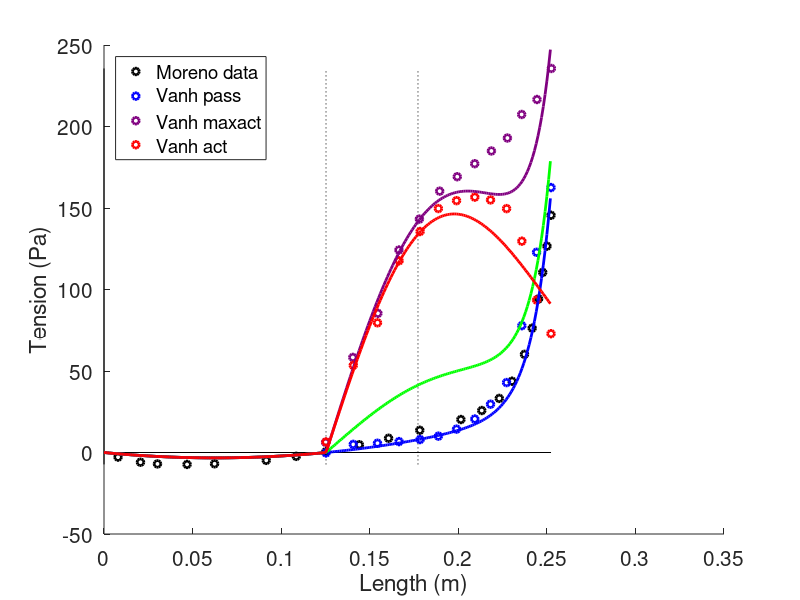
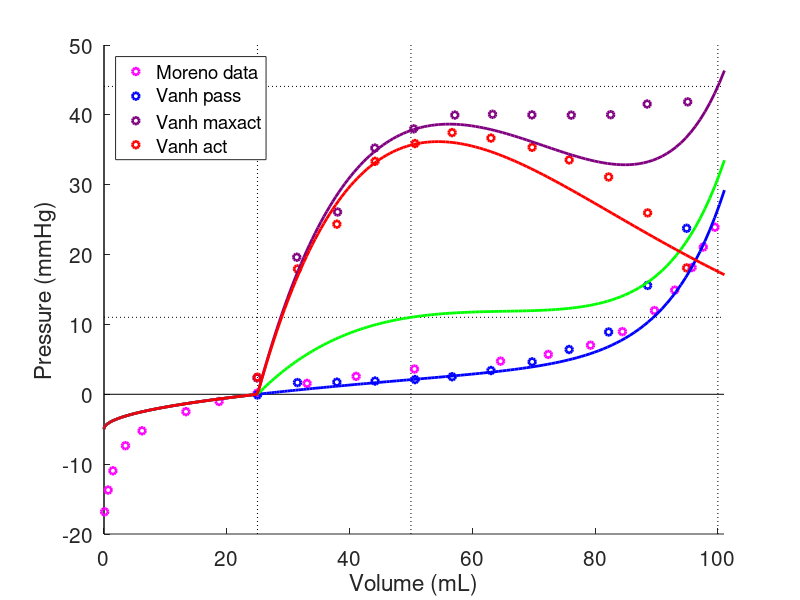

MATLAB code to generate these figures, in order:

clear all

%% Data
%{
Load and plot the data
%}

load Moreno70_data.mat 
load Vanhoutte69_data.mat 

%{
% Moreno
figure(1) 
clf
hold on 
plot([min(Pd_Moreno) max(Pd_Moreno)],zeros(2,1),'k')
plot(zeros(2,1),[min(Vd_sca_Moreno) max(Vd_sca_Moreno)],'k')
plot(Pd_Moreno,Vd_sca_Moreno,'mo','MarkerSize',5,'linewidth',2)
xlabel('Pressure (mmHg)')
ylabel('Relative volume')
set(gca,'FontSize',15)
title('Moreno data - original')

% Vanhoutte
figure(2)
clf
hold on 
plot([min(Vd_pass_Vanh) max(Vd_pass_Vanh)],zeros(2,1),'k')
plot(zeros(2,1),[min(Pd_pass_Vanh) max(Pd_maxact_Vanh)],'k')
plot(Vd_pass_Vanh,Pd_pass_Vanh,'bo','MarkerSize',5,'linewidth',2)
plot(Vd_maxact_Vanh,Pd_maxact_Vanh,'ko','color',[.5 0 .5],'MarkerSize',5,'linewidth',2)
plot(Vd_pass_Vanh,Pd_maxact_Vanh - Pd_pass_Vanh,'ro','MarkerSize',5,'linewidth',2)
xlabel('Volume (mL)')
ylabel('Pressure (mmHg)')
set(gca,'FontSize',15)
title('Vanhoutte data - original')
%}

%% Parameters and target values

phibar = 0.25; % normal autonomic outflow 

P_n = (max(Pd_Moreno) - min(Pd_Moreno)) * phibar;    % mmHg
V_n = 50;   % mL - From Filip's simulations' approximations 
l   = 20;   % cm - From Cell ML model 

gamma = 0.5;  % scaling factor
V_0 = gamma * V_n; % mL

%% Transform Moreno data using V_0

Vd_Moreno = V_0 * Vd_sca_Moreno + V_0; % rescale data based on prescribed V_0 (m^3)

%{
figure(3) 
clf
hold on 
plot([min(Pd_Moreno) max(Pd_Moreno)],zeros(2,1),'k')
plot([min(Pd_Moreno) max(Pd_Moreno)],V_0 * ones(2,1),'k:')
plot([min(Pd_Moreno) max(Pd_Moreno)],V_n * ones(2,1),'k:')
plot(zeros(2,1),[min(Vd_Moreno) max(Vd_Moreno)],'k')
plot(P_n * ones(2,1),[min(Vd_Moreno) max(Vd_Moreno)],'k:')
plot(Pd_Moreno,Vd_Moreno,'mo','MarkerSize',5,'linewidth',2)
xlabel('Pressure (mmHg)')
ylabel('Volume (mL)')
set(gca,'FontSize',15)
title('Moreno data - volume scaled')
%}

%% Transform Vanhoutte volume data to be on the same scale as the transformed Moreno data

Pd_act_Vanh = Pd_maxact_Vanh - Pd_pass_Vanh; 

Amp_Moreno = max(Vd_Moreno) - V_0; 
Amp_Vanh   = max(Vd_pass_Vanh) - min(Vd_pass_Vanh); 

Vd_pass_sca = Amp_Moreno/Amp_Vanh * Vd_pass_Vanh + V_0; 
Vd_maxact_sca = Amp_Moreno/Amp_Vanh * Vd_maxact_Vanh + V_0; 
Vd_act_sca = Vd_pass_sca; 

%{

figure(4)
clf
hold on 
plot([min(Pd_Moreno) max(Pd_Moreno)],zeros(2,1),'k')
plot(zeros(2,1),[min(Vd_Moreno) max(Vd_Moreno)],'k')
plot(Pd_Moreno,Vd_Moreno,'mo','MarkerSize',5,'linewidth',2)
plot(Pd_pass_Vanh,Vd_pass_sca,'bo','MarkerSize',5,'linewidth',2)
title('Scaled Moreno data and scaled passive Vanhoutte data')
set(gca,'FontSize',15)
xlabel('Volume (mL)')
ylabel('Pressure (mmHg)')

figure(5)
clf
hold on 
plot([min(Vd_pass_sca) max(Vd_pass_sca)],zeros(2,1),'k')
plot(zeros(2,1),[min(Pd_pass_Vanh) max(Pd_maxact_Vanh)],'k')
plot(Vd_pass_sca,Pd_pass_Vanh,'bo','MarkerSize',5,'linewidth',2)
plot(Vd_maxact_sca,Pd_maxact_Vanh,'ko','color',[.5 0 .5],'MarkerSize',5,'linewidth',2)
plot(Vd_pass_sca,Pd_act_Vanh,'ro','MarkerSize',5,'linewidth',2)
xlabel('Volume (mL)')
ylabel('Pressure (mmHg)')
set(gca,'FontSize',15)
title('Vanhoutte data - volume scaled') 

%}

%% Convert scaled Moreno data to length-tension 

% convert pressure from mmHg to Pa
Pd_Moreno = Pd_Moreno * 133;

% convert V_0 from mL to m^3
V_0 = V_0 * 1e-6;
Vd_Moreno = Vd_Moreno * 1e-6; 

% convert cm to m
l = l * 1e-3;  

L_0 = 2 * pi * sqrt(V_0 / (l * pi)); 

L_n = 2 * pi * sqrt( V_n * 1e-6 / (l * pi)); 
Ld_Moreno = 2 * pi * sqrt( Vd_Moreno / (l * pi)); % transform volume to circumferential length (m)  
Td_Moreno = Pd_Moreno .* Ld_Moreno / (2 * pi); % transform pressure and circumferential length to tension via Law of Laplace (

figure(6) 
clf
hold on 
plot([min(Ld_Moreno) max(Ld_Moreno)],zeros(2,1),'k')
h1 = plot(Ld_Moreno, Td_Moreno,'ko','MarkerSize',5,'linewidth',2);
xlabel('Length (m)')
ylabel('Tension (Pa)')
set(gca,'FontSize',15)

%{
Used cftool on Ld_Moreno and Td_Moreno to fit parameter d = 15
(dimensionless) 
%}
d = 11.5; 

%% Convert scaled Vanhoutte data to length-tension 

% convert pressure from mmHg to Pa 
Pd_pass_Vanh = Pd_pass_Vanh * 133; 
Pd_maxact_Vanh = Pd_maxact_Vanh * 133; 
Pd_act_Vanh = Pd_act_Vanh * 133; 

% convert volumes from mL to m^3 
Vd_pass_sca = Vd_pass_sca * 1e-6; 
Vd_maxact_sca = Vd_maxact_sca * 1e-6; 
Vd_act_sca = Vd_act_sca * 1e-6; 

Ld_pass_Vanh   = 2 * pi * sqrt( Vd_pass_sca / (l * pi)); 
Ld_maxact_Vanh = 2 * pi * sqrt( Vd_maxact_sca / (l * pi)); 
Ld_act_Vanh    = 2 * pi * sqrt( Vd_act_sca / (l * pi)); 

Td_pass_Vanh   = Pd_pass_Vanh   .* Ld_pass_Vanh   / (2 * pi); 
Td_maxact_Vanh = Pd_maxact_Vanh .* Ld_maxact_Vanh / (2 * pi); 
Td_act_Vanh    = Pd_act_Vanh    .* Ld_act_Vanh    / (2 * pi); 

figure(6)
hold on 
plot(zeros(2,1),[min(Td_Moreno) max(Td_maxact_Vanh)],'k')
plot(L_0 * ones(2,1),[min(Td_Moreno) max(Td_maxact_Vanh)],'k:')
plot(L_n * ones(2,1),[min(Td_Moreno) max(Td_maxact_Vanh)],'k:')
h2 = plot(Ld_pass_Vanh, Td_pass_Vanh,'bo','MarkerSize',5,'linewidth',2);
h3 = plot(Ld_maxact_Vanh, Td_maxact_Vanh,'ko','color',[.5 0 .5],'MarkerSize',5,'linewidth',2);
h4 = plot(Ld_act_Vanh, Td_act_Vanh,'ro','MarkerSize',5,'linewidth',2);
xlabel('Length (m)')
ylabel('Tension (Pa)')
set(gca,'FontSize',15) 

%{
Used cftool on Ld_act_Vanh and Td_act_Vanh to fit parameter e = 1.5
(dimensionless)
%} 
e = 1.5;  

%% Model 

% Tension ratio T_maxact/T_pass at L_n 
[~,i_pass] = min(abs(L_n - Ld_pass_Vanh));
[~,i_maxact] = min(abs(L_n - Ld_maxact_Vanh));
alpha = Td_maxact_Vanh(i_maxact) / Td_pass_Vanh(i_pass);
alpha = round(alpha); 

L = 0:.001:Ld_pass_Vanh(end); 


T_n = P_n * L_n / (2 * pi);  

P_M = max(Pd_maxact_Vanh/133); 
V_M = 4 * V_0; 
L_M = 2 * pi * sqrt(V_M / (l * pi)); 
T_M = P_M * L_M / (2 * pi); 



f = @(L) L .* (L - L_0) / L_0; 
g = @(L) L_0 .* (exp( d * (L - L_0) ./ L_0) - 1); 
h = @(L) (L - L_0) .* exp( -e * ((L - L_0)./L_0).^2); 

fhat = f(L_M)/f(L_n); 
ghat = g(L_M)/g(L_n); 
hhat = h(L_M)/h(L_n);   

a = (- T_M + T_n / (1 + phibar * (alpha - 1)) * (ghat + (alpha - 1) * hhat)) ...
    / (f(L_n) * (ghat - fhat));
b = (T_M - T_n / (1 + phibar * (alpha - 1)) * (fhat + (alpha - 1) * hhat)) ... 
    / (g(L_n) * (ghat - fhat));
c = T_n / (1 + phibar * (alpha - 1)) * (alpha - 1) / h(L_n);

% convert from mmHg to kPa 
a = a * 133;
b = b * 133;
c = c * 133; 

T_P  = @(L) a * f(L) + b * g(L); 
T_A  = @(L) c * h(L); 

for i = 1:length(L)
    if L(i) < L_0 
        Tpas(i) = T_P(L(i));  
        Tact(i) = T_P(L(i));  
        Tbar(i) = T_P(L(i));  
        Tmax(i) = T_P(L(i));  
    else 
        Tpas(i) = T_P(L(i)) + 0 * T_A(L(i)); 
        Tact(i) = T_A(L(i));  
        Tbar(i) = T_P(L(i)) + phibar * T_A(L(i)); 
        Tmax(i) = T_P(L(i)) + 1 * T_A(L(i)); 
    end 
end 
    
figure(6)
hold on 
plot(L,Tpas,'b','linewidth',2)
plot(L,Tbar,'g','linewidth',2)
plot(L,Tmax,'k','color',[.5 0 .5],'linewidth',2)
plot(L,Tact,'r','linewidth',2)
legend([h1 h2 h3 h4],'Moreno data','Vanh pass','Vanh maxact','Vanh act','location','northwest')

V = (L / (2 * pi)).^2 * l * pi; 
Ppas = 2 * pi * Tpas ./ L; 
Pbar = 2 * pi * Tbar ./ L; 
Pmax = 2 * pi * Tmax ./ L; 
Pact = 2 * pi * Tact ./ L;


% convert back to mmHg and mL 
V = V * 1e6; 

Ppas = Ppas / 133; 
Pbar = Pbar / 133; 
Pmax = Pmax / 133; 
Pact = Pact / 133; 

Pd_Moreno = Pd_Moreno / 133; 
Vd_Moreno = Vd_Moreno * 1e6; 

Pd_pass_Vanh   = Pd_pass_Vanh / 133; 
Pd_maxact_Vanh = Pd_maxact_Vanh / 133; 
Pd_act_Vanh    = Pd_act_Vanh / 133; 

Vd_pass_sca   = Vd_pass_sca * 1e6; 
Vd_maxact_sca = Vd_maxact_sca * 1e6; 

V_0 = V_0 * 1e6; 
V_M = V_M * 1e6; 

figure(7) 
clf 
hold on 
plot([0 V_M+1],zeros(2,1),'k')
plot([0 V_M+1],P_n * ones(2,1),'k:')
plot([0 V_M+1],P_M * ones(2,1),'k:')
plot(zeros(2,1),[-20 50],'k')
plot(V_0 * ones(2,1),[-20 50],'k:')
plot(V_n * ones(2,1),[-20 50],'k:')
plot(V_M * ones(2,1),[-20 50],'k:')
l1 = plot(Vd_Moreno,Pd_Moreno,'mo','MarkerSize',5,'linewidth',2);
l2 = plot(Vd_pass_sca,Pd_pass_Vanh,'bo','MarkerSize',5,'linewidth',2);
l3 = plot(Vd_maxact_sca,Pd_maxact_Vanh,'ko','color',[.5 0 .5],'MarkerSize',5,'linewidth',2);
l4 = plot(Vd_pass_sca,Pd_act_Vanh,'ro','MarkerSize',5,'linewidth',2);
plot(V,Ppas,'b','linewidth',2)
plot(V,Pbar,'g','linewidth',2)
plot(V,Pmax,'k','color',[.5 0 .5],'linewidth',2)
plot(V,Pact,'r','linewidth',2)
ylabel('Pressure (mmHg)')
xlabel('Volume (mL)')
set(gca,'FontSize',15)
legend([l1 l2 l3 l4],'Moreno data','Vanh pass','Vanh maxact','Vanh act','location','northwest')
xlim([0 V_M+1])
ylim([-20 50])









